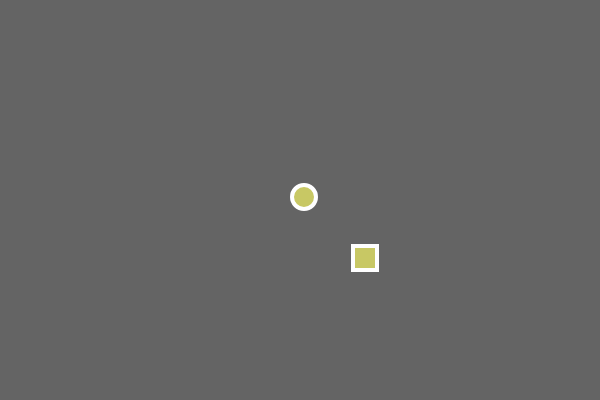
Frame 1 (no input)
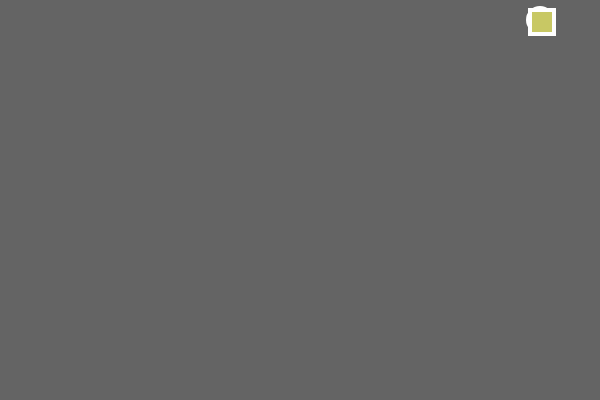
Frame 60 (no input)
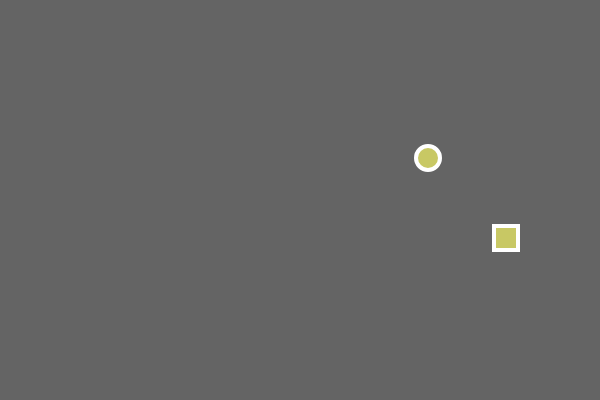
Frame 120 (the mouse pressed at the canvas centre since frame 60)

The p5.js sketch that drew these frames (run headless with seeded random() and noise() and a simulated clock; from frame 60 on, the mouse is pressed at the canvas centre):

// p5.js sketch
// ── sketch.js
var ball = {
  x: 300, 
  y: 200, 
  xspeed: 4, 
  yspeed: -3
}
					//added a rect the does not follow the ellipse
var rect1 = {
	x1: 350,
  y1: 250,
  xspeed1: 3,
  yspeed1: -4
}
 
function setup() {
  createCanvas(600, 400);
}
 
function draw() {
  background(100);
  move();
  bounce();
  display();
   
   
}
 
function bounce() {
   
  if (ball.x > width || ball.x < 0) {
    ball.xspeed = ball.xspeed * -1;
  } 
   
  if (ball.y > height || ball.y < 0) {
    ball.yspeed = ball.yspeed * -1;
  }
  
  //Rect move------------------------------------------------
  if (rect1.x1 > width || rect1.x1 < 0) {
    rect1.xspeed1 = rect1.xspeed1 * -1;
  } 
   
  if (rect1.y1 > height || rect1.y1 < 0) {
    rect1.yspeed1 = rect1.yspeed1 * -1;
  }
}
 
function display() {
  stroke(255);
  strokeWeight(4);
  fill(200, 200, 100);
  ellipse(ball.x, ball.y, 24, 24);
  rect(rect1.x1, rect1.y1, 24, 24);
}
 
function move() {
  ball.x = ball.x + ball.xspeed;
  ball.y = ball.y + ball.yspeed;
  	
  rect1.x1 = rect1.x1 + rect1.xspeed1;
  rect1.y1 = rect1.y1 + rect1.yspeed1;
  
   
}




   
  
 
